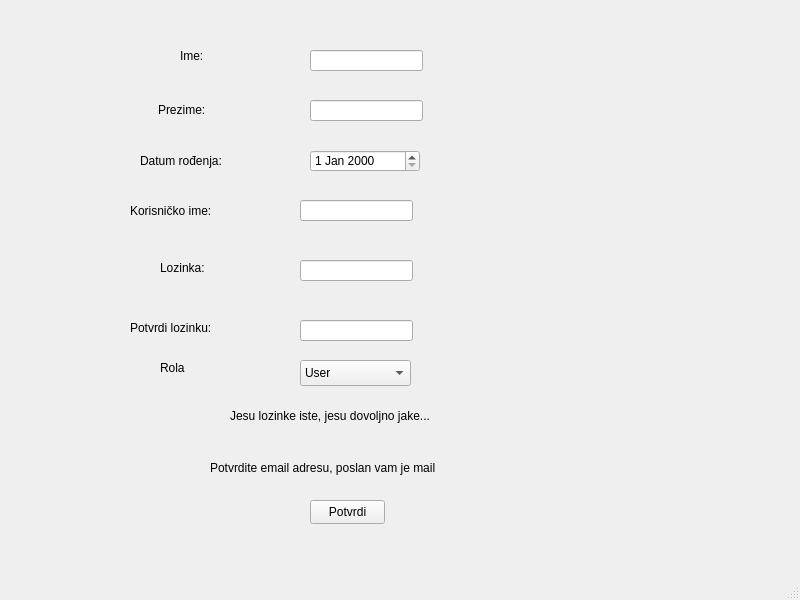
<?xml version="1.0" encoding="UTF-8"?>
<ui version="4.0">
 <class>MainWindow</class>
 <widget class="QMainWindow" name="MainWindow">
  <property name="geometry">
   <rect>
    <x>0</x>
    <y>0</y>
    <width>800</width>
    <height>600</height>
   </rect>
  </property>
  <property name="windowTitle">
   <string>MainWindow</string>
  </property>
  <widget class="QWidget" name="centralwidget">
   <widget class="QLabel" name="nameLabel">
    <property name="geometry">
     <rect>
      <x>180</x>
      <y>40</y>
      <width>51</width>
      <height>31</height>
     </rect>
    </property>
    <property name="text">
     <string>Ime:</string>
    </property>
   </widget>
   <widget class="QLabel" name="surnameLabel">
    <property name="geometry">
     <rect>
      <x>158</x>
      <y>100</y>
      <width>61</width>
      <height>20</height>
     </rect>
    </property>
    <property name="text">
     <string>Prezime:</string>
    </property>
   </widget>
   <widget class="QLabel" name="dateLabel">
    <property name="geometry">
     <rect>
      <x>140</x>
      <y>150</y>
      <width>101</width>
      <height>21</height>
     </rect>
    </property>
    <property name="text">
     <string>Datum rođenja:</string>
    </property>
   </widget>
   <widget class="QLabel" name="usernameLabel">
    <property name="geometry">
     <rect>
      <x>130</x>
      <y>200</y>
      <width>91</width>
      <height>21</height>
     </rect>
    </property>
    <property name="text">
     <string>Korisničko ime:</string>
    </property>
   </widget>
   <widget class="QLabel" name="passwordLabel">
    <property name="geometry">
     <rect>
      <x>160</x>
      <y>260</y>
      <width>49</width>
      <height>16</height>
     </rect>
    </property>
    <property name="text">
     <string>Lozinka:</string>
    </property>
   </widget>
   <widget class="QLabel" name="confirmPasswordLabel">
    <property name="geometry">
     <rect>
      <x>130</x>
      <y>320</y>
      <width>91</width>
      <height>16</height>
     </rect>
    </property>
    <property name="text">
     <string>Potvrdi lozinku:</string>
    </property>
   </widget>
   <widget class="QLineEdit" name="nameLine">
    <property name="geometry">
     <rect>
      <x>310</x>
      <y>50</y>
      <width>113</width>
      <height>21</height>
     </rect>
    </property>
   </widget>
   <widget class="QLineEdit" name="surnameLine">
    <property name="geometry">
     <rect>
      <x>310</x>
      <y>100</y>
      <width>113</width>
      <height>21</height>
     </rect>
    </property>
   </widget>
   <widget class="QDateEdit" name="dateEdit">
    <property name="geometry">
     <rect>
      <x>310</x>
      <y>150</y>
      <width>110</width>
      <height>22</height>
     </rect>
    </property>
   </widget>
   <widget class="QLineEdit" name="usernameLine">
    <property name="geometry">
     <rect>
      <x>300</x>
      <y>200</y>
      <width>113</width>
      <height>21</height>
     </rect>
    </property>
   </widget>
   <widget class="QLineEdit" name="passwordLine">
    <property name="geometry">
     <rect>
      <x>300</x>
      <y>260</y>
      <width>113</width>
      <height>21</height>
     </rect>
    </property>
   </widget>
   <widget class="QLineEdit" name="confirmPasswordLine">
    <property name="geometry">
     <rect>
      <x>300</x>
      <y>320</y>
      <width>113</width>
      <height>21</height>
     </rect>
    </property>
   </widget>
   <widget class="QLabel" name="infoLabel">
    <property name="geometry">
     <rect>
      <x>230</x>
      <y>390</y>
      <width>261</width>
      <height>51</height>
     </rect>
    </property>
    <property name="text">
     <string>Jesu lozinke iste, jesu dovoljno jake...</string>
    </property>
   </widget>
   <widget class="QPushButton" name="pushButton">
    <property name="geometry">
     <rect>
      <x>310</x>
      <y>500</y>
      <width>75</width>
      <height>24</height>
     </rect>
    </property>
    <property name="text">
     <string>Potvrdi</string>
    </property>
   </widget>
   <widget class="QLabel" name="label">
    <property name="geometry">
     <rect>
      <x>210</x>
      <y>460</y>
      <width>311</width>
      <height>16</height>
     </rect>
    </property>
    <property name="text">
     <string>Potvrdite email adresu, poslan vam je mail</string>
    </property>
   </widget>
   <widget class="QLabel" name="confirmPasswordLabel_2">
    <property name="geometry">
     <rect>
      <x>160</x>
      <y>360</y>
      <width>41</width>
      <height>16</height>
     </rect>
    </property>
    <property name="text">
     <string>Rola</string>
    </property>
   </widget>
   <widget class="QComboBox" name="comboBox">
    <property name="geometry">
     <rect>
      <x>300</x>
      <y>360</y>
      <width>111</width>
      <height>26</height>
     </rect>
    </property>
    <item>
     <property name="text">
      <string>User</string>
     </property>
    </item>
    <item>
     <property name="text">
      <string>Admin</string>
     </property>
    </item>
   </widget>
  </widget>
  <widget class="QStatusBar" name="statusbar"/>
 </widget>
 <resources/>
 <connections/>
</ui>
